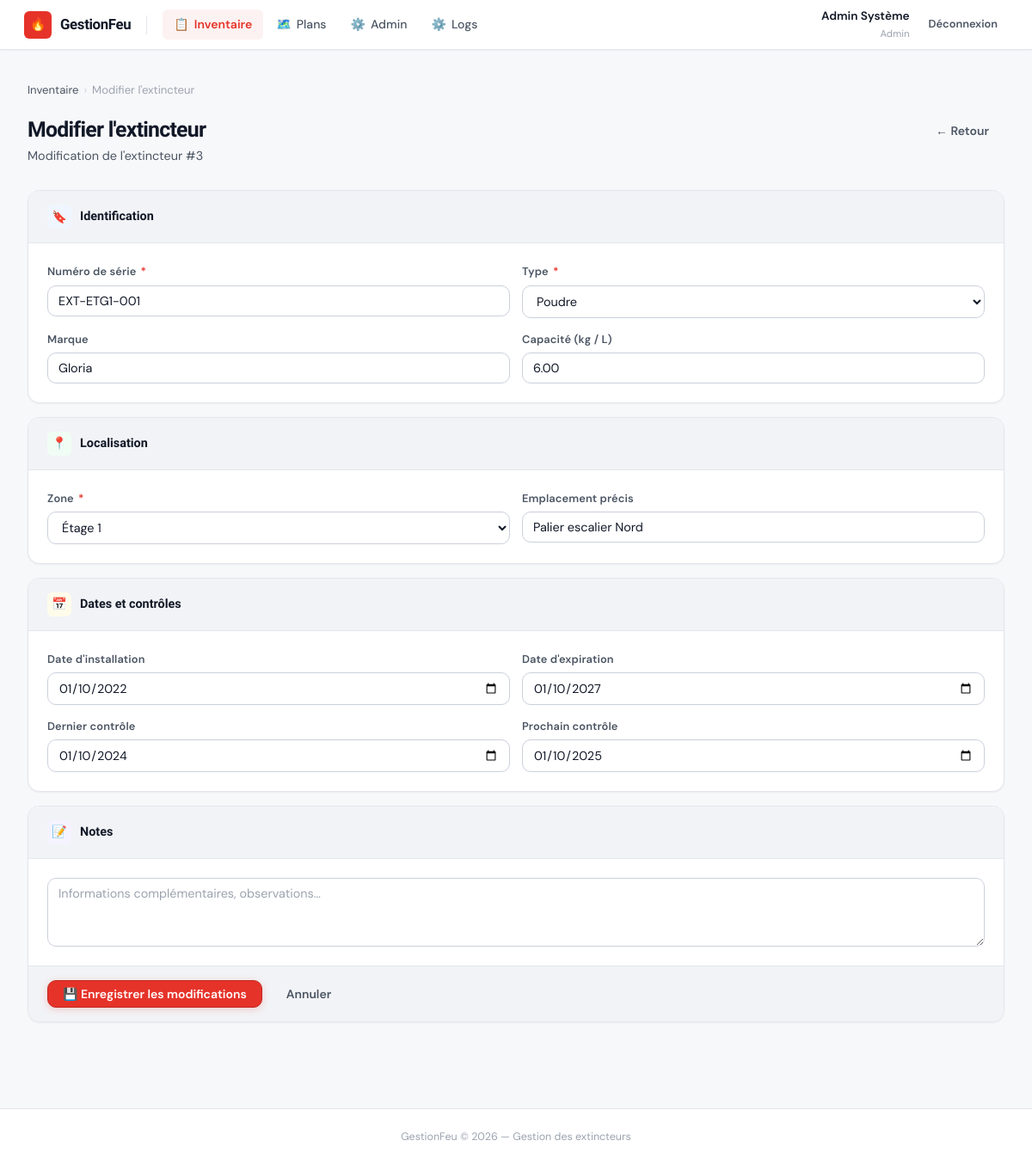
Screenshot of /extincteur_form.php?id=3 (signed in) with the database file from the repository.
### tables this page shows
CREATE TABLE extincteurs (
  id                INT UNSIGNED AUTO_INCREMENT PRIMARY KEY,
  numero_serie      VARCHAR(100) NOT NULL UNIQUE,
  type              ENUM('Eau','CO2','Poudre','Mousse','Halon') NOT NULL,
  marque            VARCHAR(100) NULL,
  capacite          DECIMAL(6,2) NULL COMMENT 'En kg ou litres',
  zone              VARCHAR(100) NOT NULL COMMENT 'Étage ou zone du bâtiment',
  localisation      VARCHAR(255) NULL COMMENT 'Description précise',
  date_installation DATE         NULL,
  date_expiration   DATE         NULL,
  dernier_controle  DATE         NULL,
  prochain_controle DATE         NULL,
  notes             TEXT         NULL,
  created_at        TIMESTAMP    DEFAULT CURRENT_TIMESTAMP,
  updated_at        TIMESTAMP    DEFAULT CURRENT_TIMESTAMP ON UPDATE CURRENT_TIMESTAMP,
  INDEX idx_zone  (zone),
  INDEX idx_exp   (date_expiration)
);

### includes/functions.php (called while the page is built, shortened)
<?php
function e(mixed $val): string {
    return htmlspecialchars((string)($val ?? ''), ENT_QUOTES, 'UTF-8');
}

### extincteur_form.php (the view, shortened to what this page needs)
<?php
require_once 'includes/functions.php';
$db      = getDB();
$id      = intval($_GET['id'] ?? 0);
$ext     = null;
$titre   = $id ? 'Modifier l\'extincteur' : 'Ajouter un extincteur';
if ($id) {
    $stmt = $db->prepare('SELECT * FROM extincteurs WHERE id = ?');
    $stmt->execute([$id]);
    $ext = $stmt->fetch();
}
$types_dispo = ['Eau', 'CO2', 'Poudre', 'Mousse', 'Halon'];
$zones_dispo = ['RDC','Étage 1','Étage 2','Étage 3','Self','Internat','Muscu/BTS','Plateau Sciences','Plateau Sécu'];
include 'views/header.php';
?>
<div class="breadcrumb">
  <a href="index.php">Inventaire</a>
  <span class="breadcrumb-sep">›</span>
  <span><?= e($titre) ?></span>
</div>
<div class="page-header">
  <div>
    <h2><?= e($titre) ?></h2>
    <?php if ($id): ?><p>Modification de l'extincteur #<?= $id ?></p><?php endif; ?>
  </div>
  <a href="index.php" class="btn btn-ghost">← Retour</a>
</div>
<form method="POST">
  <div class="form-card">
    <div class="form-card-hd">
      <div class="card-icon" style="background:#eff6ff">🔖</div>
      <h3>Identification</h3>
    </div>
    <div class="form-card-bd">
      <div class="form-grid">
        <div class="form-group">
          <label>Numéro de série <em>*</em></label>
          <input type="text" name="numero_serie"
                 value="<?= e($ext['numero_serie'] ?? '') ?>"
                 placeholder="EXT-RDC-001" required>
        </div>
        <div class="form-group">
          <label>Type <em>*</em></label>
          <select name="type" required>
            <?php foreach ($types_dispo as $t): ?>
            <option value="<?= $t ?>" <?= ($ext['type'] ?? '') === $t ? 'selected' : '' ?>><?= $t ?></option>
            <?php endforeach; ?>
          </select>
        </div>
        <div class="form-group">
          <label>Marque</label>
          <input type="text" name="marque"
                 value="<?= e($ext['marque'] ?? '') ?>"
                 placeholder="Sicli, Gloria, Eurofeu…">
        </div>
        <div class="form-group">
          <label>Capacité (kg / L)</label>
          <input type="number" name="capacite" step="0.1" min="0"
                 value="<?= e($ext['capacite'] ?? '') ?>"
                 placeholder="5.0">
        </div>
      </div>
    </div>
  </div>
  <div class="form-card">
    <div class="form-card-hd">
      <div class="card-icon" style="background:#f0fdf4">📍</div>
      <h3>Localisation</h3>
    </div>
    <div class="form-card-bd">
      <div class="form-grid">
        <div class="form-group">
          <label>Zone <em>*</em></label>
          <select name="zone" required>
            <?php foreach ($zones_dispo as $z): ?>
            <option value="<?= $z ?>" <?= ($ext['zone'] ?? '') === $z ? 'selected' : '' ?>><?= $z ?></option>
            <?php endforeach; ?>
          </select>
        </div>
        <div class="form-group">
          <label>Emplacement précis</label>
          <input type="text" name="localisation"
                 value="<?= e($ext['localisation'] ?? '') ?>"
                 placeholder="Entrée principale, couloir A…">
        </div>
      </div>
    </div>
  </div>
  <div class="form-card">
    <div class="form-card-hd">
      <div class="card-icon" style="background:#fffbeb">📅</div>
      <h3>Dates et contrôles</h3>
    </div>
    <div class="form-card-bd">
      <div class="form-grid">
        <div class="form-group">
          <label>Date d'installation</label>
          <input type="date" name="date_installation"
                 value="<?= e($ext['date_installation'] ?? '') ?>">
        </div>
        <div class="form-group">
          <label>Date d'expiration</label>
          <input type="date" name="date_expiration"
                 value="<?= e($ext['date_expiration'] ?? '') ?>">
        </div>
        <div class="form-group">
          <label>Dernier contrôle</label>
          <input type="date" name="dernier_controle"
                 value="<?= e($ext['dernier_controle'] ?? '') ?>">
        </div>
        <div class="form-group">
          <label>Prochain contrôle</label>
          <input type="date" name="prochain_controle"
                 value="<?= e($ext['prochain_controle'] ?? '') ?>">
        </div>
      </div>
    </div>
  </div>
  <div class="form-card">
    <div class="form-card-hd">
      <div class="card-icon" style="background:#f5f3ff">📝</div>
      <h3>Notes</h3>
    </div>
    <div class="form-card-bd">
      <div class="form-group">
        <textarea name="notes"
                  placeholder="Informations complémentaires, observations…"><?= e($ext['notes'] ?? '') ?></textarea>
      </div>
    </div>
    <div class="form-card-ft">
      <button type="submit" class="btn btn-primary">
        <?= $id ? '💾 Enregistrer les modifications' : '✅ Ajouter l\'extincteur' ?>
      </button>
      <a href="index.php" class="btn btn-ghost">Annuler</a>
    </div>
  </div>
</form>
<?php include 'views/footer.php'; ?>

### public/style.css (style rules this page uses)
:root { --red: #e63329; --red-dark: #c0271e; --red-light: #fdf2f2; --red-border: #fccaca; --bg: #f7f8fa; --surface: #ffffff; --surface2: #f2f3f6; --border: #e4e6ec; --border2: #cbd0dc; --text: #111827; --text-2: #4b5563; --text-3: #9ca3af; --green: #16a34a; --green-bg: #f0fdf4; --green-bd: #bbf7d0; --amber: #d97706; --amber-bg: #fffbeb; --amber-bd: #fde68a; --blue: #2563eb; --blue-bg: #eff6ff; --blue-bd: #bfdbfe; --radius-sm: 6px; --radius: 10px; --radius-lg: 14px; --shadow-xs: 0 1px 2px rgba(0,0,0,.05); --shadow-sm: 0 2px 8px rgba(0,0,0,.07); --shadow: 0 4px 20px rgba(0,0,0,.09); --shadow-md: 0 8px 30px rgba(0,0,0,.12); --ease: cubic-bezier(.4,0,.2,1); }
*, *::before, *::after { box-sizing: border-box; margin: 0; padding: 0; }
html { scroll-behavior: smooth; }
body { font-family: 'DM Sans', system-ui, sans-serif; font-size: 15px; line-height: 1.65; color: var(--text); background: var(--bg); -webkit-font-smoothing: antialiased; }
a { color: var(--red); text-decoration: none; }
h1,h2,h3,h4 { font-family: 'Sora', sans-serif; line-height: 1.25; }
.page-header { display: flex; align-items: flex-start; justify-content: space-between; gap: 16px; margin-bottom: 28px; flex-wrap: wrap; }
.page-header h2 { font-size: 1.55rem; font-weight: 800; letter-spacing: -.03em; color: var(--text); }
.page-header p { color: var(--text-2); font-size: .9rem; margin-top: 3px; }
.breadcrumb { display: flex; align-items: center; gap: 6px; font-size: .82rem; color: var(--text-3); margin-bottom: 20px; }
.breadcrumb a { color: var(--text-2); }
.breadcrumb-sep { color: var(--border2); }
.btn { display: inline-flex; align-items: center; gap: 7px; padding: 8px 17px; border-radius: var(--radius); font-family: 'DM Sans', sans-serif; font-size: .875rem; font-weight: 600; cursor: pointer; text-decoration: none; border: 1px solid var(--border2); background: var(--surface); color: var(--text); box-shadow: var(--shadow-xs); transition: all .15s var(--ease); white-space: nowrap; line-height: 1; }
.btn-primary { background: var(--red); border-color: var(--red-dark); color: #fff; box-shadow: 0 2px 8px rgba(230,51,41,.22); }
.btn-ghost { background: transparent; border-color: transparent; box-shadow: none; color: var(--text-2); }
.form-grid { display: grid; grid-template-columns: 1fr 1fr; gap: 14px; }
.form-card { background: var(--surface); border: 1px solid var(--border); border-radius: var(--radius-lg); overflow: hidden; box-shadow: var(--shadow-xs); margin-bottom: 16px; }
.form-card-hd { padding: 16px 22px; border-bottom: 1px solid var(--border); background: var(--surface2); display: flex; align-items: center; gap: 10px; }
.form-card-hd h3 { font-size: .9rem; font-weight: 700; color: var(--text); font-family: 'Sora', sans-serif; }
.form-card-hd .card-icon { width: 28px; height: 28px; border-radius: var(--radius-sm); display: flex; align-items: center; justify-content: center; font-size: 14px; }
.form-card-bd { padding: 22px; display: flex; flex-direction: column; gap: 16px; }
.form-card-ft { padding: 16px 22px; border-top: 1px solid var(--border); background: var(--surface2); display: flex; gap: 10px; }
.form-group { display: flex; flex-direction: column; gap: 5px; }
.form-group label { font-size: .8rem; font-weight: 600; color: var(--text-2); letter-spacing: .01em; }
.form-group label em { color: var(--red); font-style: normal; margin-left: 2px; }
.form-group input, .form-group select, .form-group textarea { padding: 8px 12px; border: 1px solid var(--border2); border-radius: var(--radius); background: var(--surface); color: var(--text); font-family: 'DM Sans', sans-serif; font-size: .9rem; transition: border-color .15s, box-shadow .15s; }
.form-group input::placeholder, .form-group textarea::placeholder { color: var(--text-3); }
.form-group textarea { resize: vertical; min-height: 80px; }

### rows the page displays
extincteurs: numero_serie "EXT-ETG1-001", type "Poudre", marque "Gloria", capacite "6.00", zone "Étage 1", localisation "Palier escalier Nord", date_installation "01/10/2022", date_expiration "01/10/2027", dernier_controle "01/10/2024", prochain_controle "01/10/2025"

### other values shown
currentUser()['nom'] "Admin Système"
currentUser()['role'] "Admin"
$titre "Modifier l'extincteur"
$id "3"
